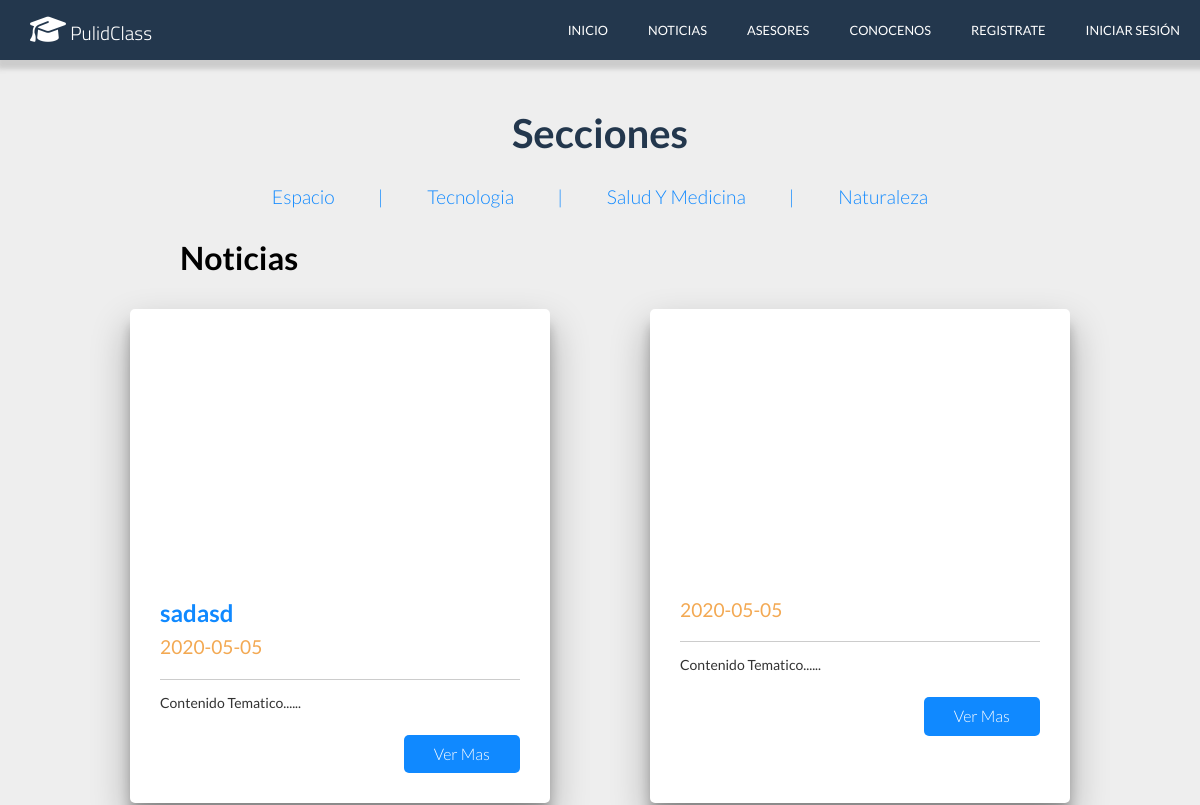
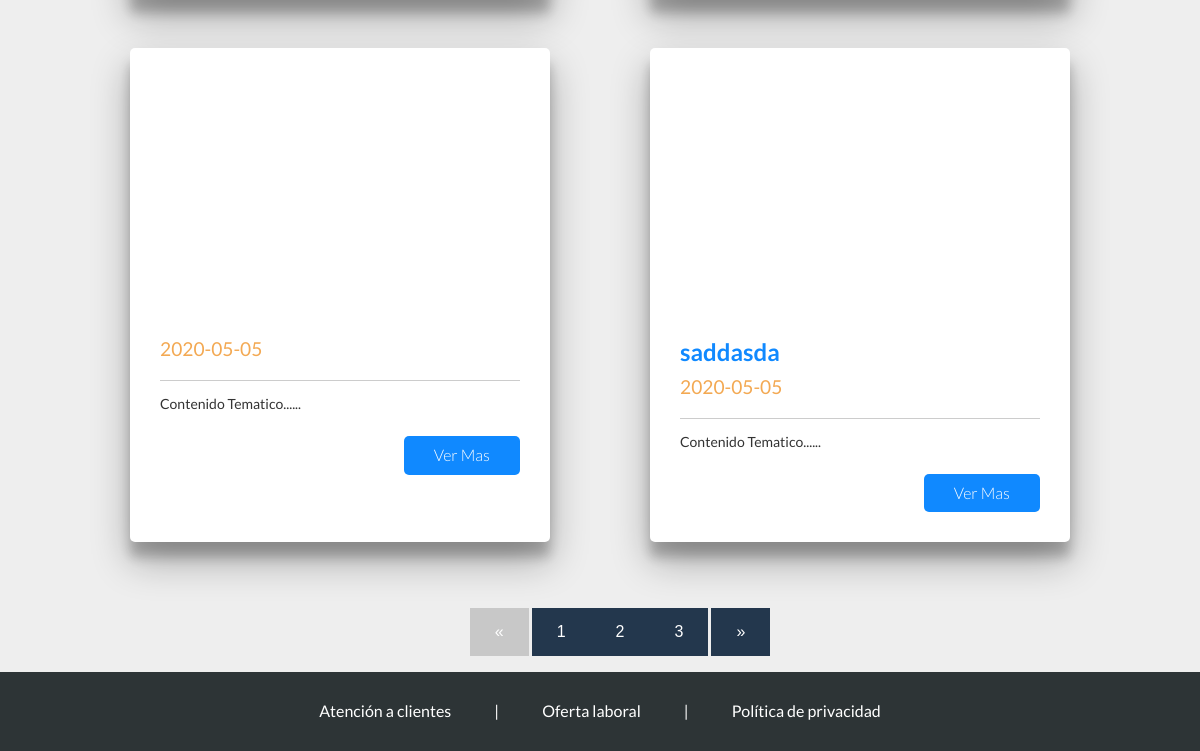
Before: /noticias.php with the older database file (2 pictures, top to bottom).
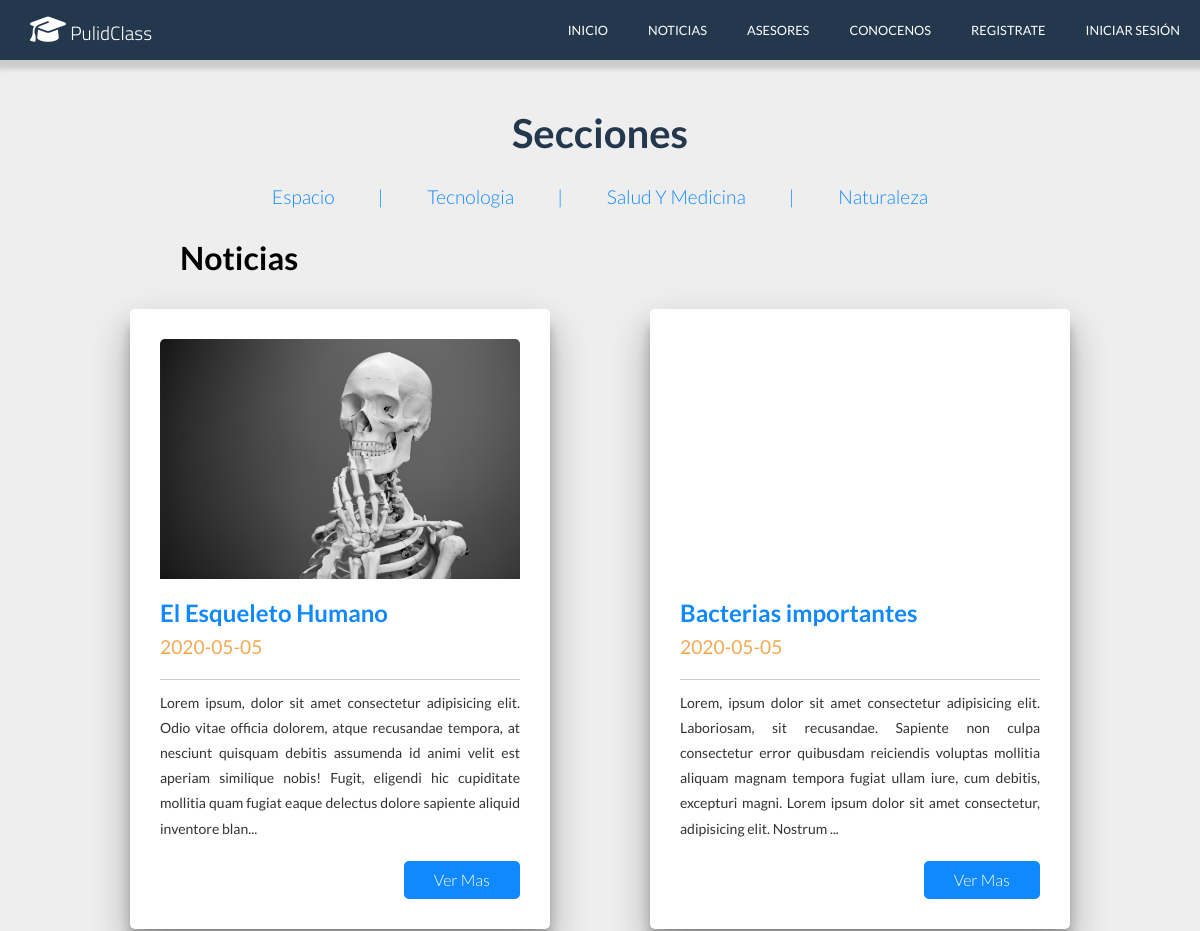
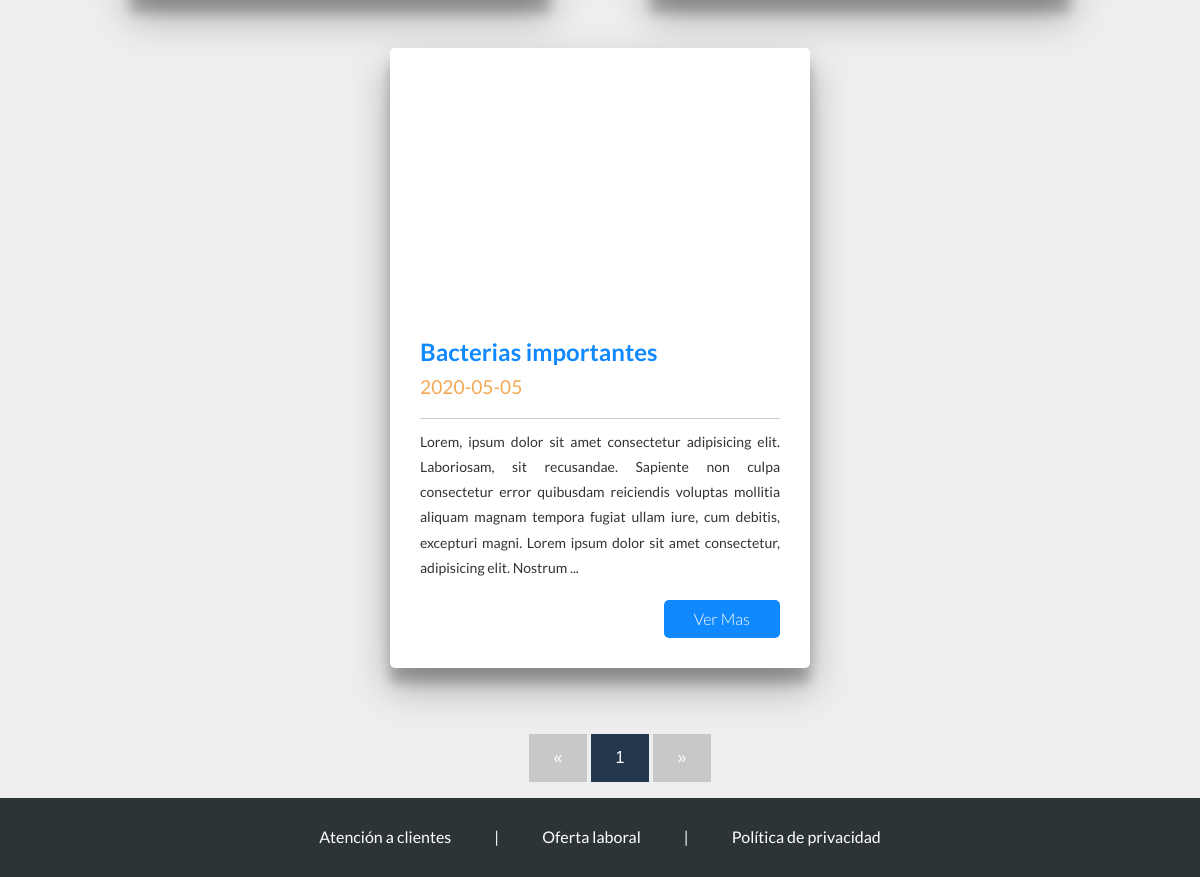
After: the same page with the newer database file (2 pictures, top to bottom).
### tables this page shows
CREATE TABLE `noticia` (
  `Id_Noticia` int(11) NOT NULL,
  `Correo` varchar(70) DEFAULT NULL,
  `Titulo` varchar(100) NOT NULL,
  `Subtitulo` varchar(150) NOT NULL,
  `Fecha` date NOT NULL,
  `Fuentes` text NOT NULL,
  `Informacion` text NOT NULL,
  `Imagen` text DEFAULT NULL
);

### noticias.php (called while the page is built, shortened)
<?php session_start();
    require('conexion.php');
    $statement = $conexion->prepare('SELECT * FROM Noticia');
    $statement->execute();
    $noticias=$statement->fetchAll();
    $pagina = isset($_GET['pagina']) ? (int)$_GET['pagina'] : 1;
    $postPorPagina = 4;
    $inicio = ($pagina > 1) ? ($pagina * $postPorPagina - $postPorPagina) : 0 ;
    $noticias_page = $conexion->prepare("SELECT SQL_CALC_FOUND_ROWS * FROM noticia LIMIT $inicio, $postPorPagina");
    $noticias_page->execute();
    $noticias_page= $noticias_page->fetchAll();
    $totalNoticias = $conexion->query('SELECT FOUND_ROWS() as total');
    $totalNoticias = $totalNoticias->fetch()['total'];
    $numeroPaginas = ceil($totalNoticias / $postPorPagina);
    require('views/noticias.view.php');
?>

### views/noticias.view.php (the view, shortened to what the changed rows need)
<!DOCTYPE html>
<html lang="en">
<head>
    <link rel="stylesheet" href="css/normalize.css">
    <link rel="stylesheet" href="css/noticias/estilos.css">
</head>
<body>
    <header>
        <div class="menu">
            <div class="logo">
                <a href="index.php"><h2 class="page-name"><i class="fas fa-graduation-cap"></i> PulidClass</h2></a>
            </div>
        </div>
    <main>
        <div class="asesores">
            <div class="grid">
                <?php
                    foreach($noticias_page as $noticia){
                    $titulo=$noticia['Titulo'];
                    $fecha=$noticia['Fecha'];
                    $informacion=$noticia['Informacion'];
                    $informacion=substr($informacion, 0, 300);
                    $informacion.="...";
                    $foto=$noticia['Imagen'];
                ?>
                <div class="asesor">
                    <form enctype="multipart/form-data" action="<?php echo htmlspecialchars($_SERVER['PHP_SELF'])?>" method="GET">
                        <div class="foto">
                            <img src="<?php echo $foto?>" alt="">
                        </div>
                        <p class="nombre"><?php echo $titulo ?></p>
                        <p class="ocupacion"><?php echo $fecha ?></p>
                        <p class="descripcion"><?php echo $informacion ?></p>
                        <input type="submit" value="Ver Mas">
                    </form>
                </div>
                <?php
                }
                ?>
            </div>
            <div class="paginacion">
                    <ul>
                        <?php if($pagina == 1): ?>
                            <li class="disabled">&laquo;</li>
                        <?php else: ?>
                            <li><a href="?pagina=<?php echo $pagina - 1 ?>">&laquo;</a></li>
                        <?php endif; ?>
                        <?php
                            for($i = 1; $i <= $numeroPaginas; $i++){
                                if ($pagina === $i) {
                                    echo "<li class='active'><a href='?pagina=$i'>$i</a></li>";
                                } else {
                                    echo "<li><a href='?pagina=$i'>$i</a></li>";
                                }
                            }
                        ?>
                        <?php if($pagina == $numeroPaginas): ?>
                            <li class="disabled">&raquo;</li>
                        <?php else: ?>
                            <li><a href="?pagina=<?php echo $pagina + 1 ?>">&raquo;</a></li>
                        <?php endif; ?>
                    </ul>
            </div>
        </div>
    </main>
    <link rel="stylesheet" href="https://cdnjs.cloudflare.com/ajax/libs/jquery-modal/0.9.1/jquery.modal.min.css" />
</body>
</html>

Changed rows visible on the page:
removed noticia: Titulo "sadasd", Fecha "2020-05-05", Informacion "Contenido Tematico......"
removed noticia: Fecha "2020-05-05", Informacion "Contenido Tematico......"
removed noticia: Fecha "2020-05-05", Informacion "Contenido Tematico......"
removed noticia: Titulo "saddasda", Fecha "2020-05-05", Informacion "Contenido Tematico......"
now on this page (row unchanged): noticia: Imagen (picture), Titulo "El Esqueleto Humano", Fecha "2020-05-05", Informacion "Lorem ipsum, dolor sit amet consectetur adipisicing elit. Odio vitae officia dolorem, atque recusandae tempora, at nesciunt quisquam debitis assumenda id animi velit est aperiam similique nobis! Fugit, eligendi hic cupiditate mollitia quam fugiat eaque delectus dolore sapiente aliquid inventore blan..."
now on this page (row unchanged): noticia: Titulo "Bacterias importantes", Fecha "2020-05-05", Informacion "Lorem, ipsum dolor sit amet consectetur adipisicing elit. Laboriosam, sit recusandae. Sapiente non culpa consectetur error quibusdam reiciendis voluptas mollitia aliquam magnam tempora fugiat ullam iure, cum debitis, excepturi magni. Lorem ipsum dolor sit amet consectetur, adipisicing elit. Nostrum ..."
now on this page (row unchanged): noticia: Titulo "Bacterias importantes", Fecha "2020-05-05", Informacion "Lorem, ipsum dolor sit amet consectetur adipisicing elit. Laboriosam, sit recusandae. Sapiente non culpa consectetur error quibusdam reiciendis voluptas mollitia aliquam magnam tempora fugiat ullam iure, cum debitis, excepturi magni. Lorem ipsum dolor sit amet consectetur, adipisicing elit. Nostrum ..."
Other visible differences:
list line gone: "2"
list line gone: "3"
